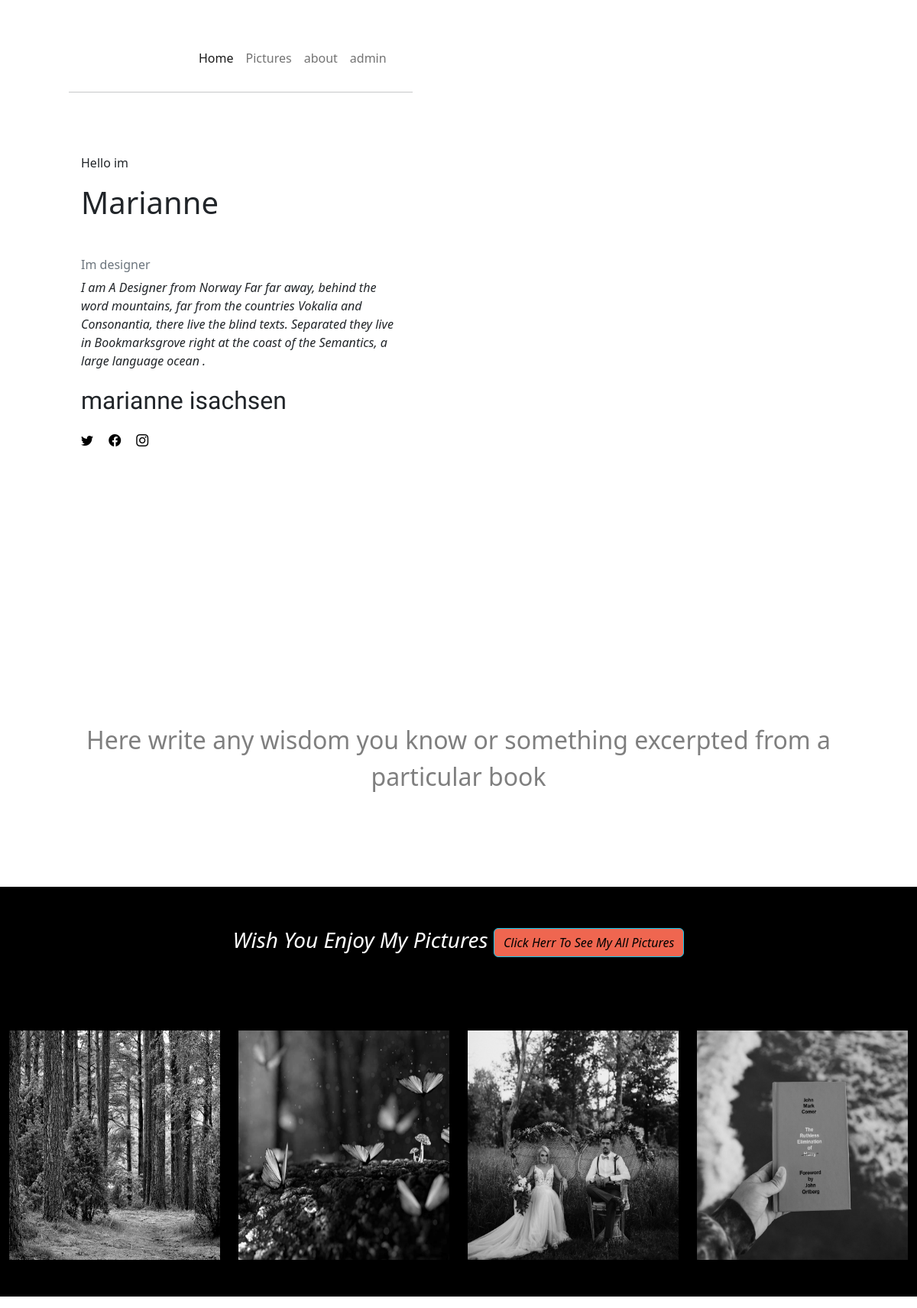
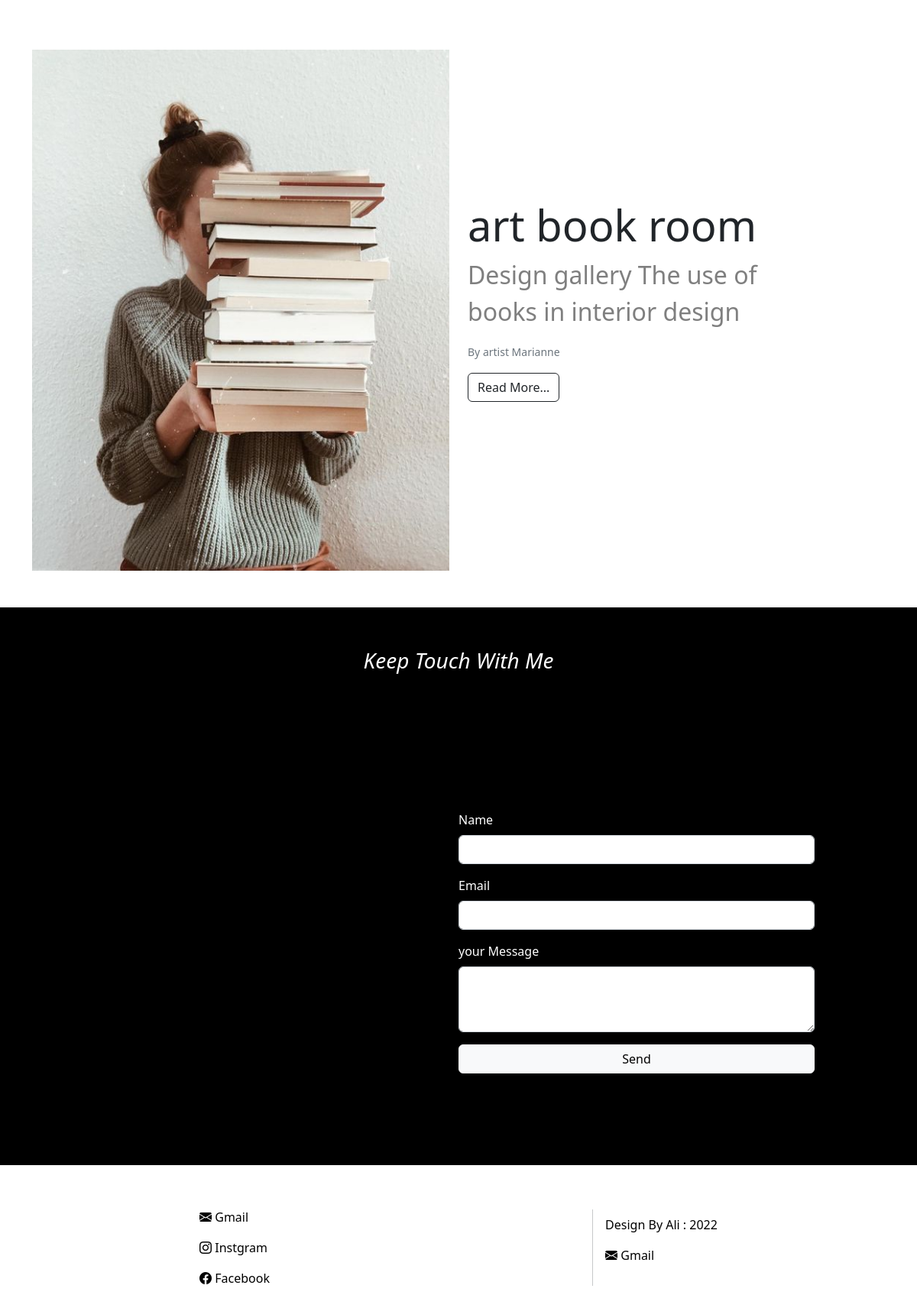
The page / on the database its author committed (2 pictures, top to bottom).
### blog/models.py (models this page shows, shortened)
class Pictures(models.Model):
    options = (
        ('draft', 'Draft'),
        ('published', 'Published'),
    )
    img         = models.ImageField(upload_to='images/',blank=True,null=True)
    status      = models.CharField(max_length=10, choices=options, default='published')
    date        = models.DateTimeField(auto_now_add=True)
    class Meta:
        ordering=('-date',)

class BookPhoto(models.Model):
     title = models.CharField(max_length=255,blank=True,null=True)
     description = models.TextField(blank=True,null=True)
     img  = models.ImageField(upload_to='book_photos/',blank=True,null=True)

### blog/views.py (the view)
# urls.py: path('' , home_page,name='home_page'),
def home_page(request):
    my_photo = MyPhoto.objects.all()
    book_photo = BookPhoto.objects.all()
    pictures = Pictures.objects.all()
    name_of_web = NameOfWeb.objects.all()
    context = {'pictures':pictures,
                'my_photo':my_photo,
                'book_photo':book_photo,
                'name_of_web':name_of_web,
                 }
    return render(request,'home_page.html',context)

### templates/home_page.html (shortened to what this page needs)
{% extends 'base.html' %}
{% block body %}
<div class="container">
    <div class="row">
        <div class="col-lg-6 col-md-6 col-sm-12">
            <div class="card p-5 border-0 ali-img" style="width:100%;">
                {% include 'navbar_and_footer/navbar.html' %}
                <div class="card-body">
                    <p class="card-text mt-5 ">Hello im</p>
                    <h5 class="card-title fs-1 ">Marianne</h5>
                    <h6 class="card-subtitle mb-2 mt-5 text-muted ">Im designer </h6>
                    <p class="card-text fst-italic ">I am A Designer from Norway Far far away, behind the word
                        mountains,
                        far
                        from
                        the countries Vokalia and Consonantia, there live the blind texts. Separated they live in
                        Bookmarksgrove right at the coast of the Semantics, a large language ocean
                        .</p>
                    <p class="fw-light ali-about-me-googlefonte fs-2">marianne isachsen</p>
                    <a href="#" class="card-link text-black"><i class="bi bi-twitter"></i></a>
                    <a href="#" class="card-link text-black"><i class="bi bi-facebook"></i></a>
                    <a href="#" class="card-link text-black"><i class="bi bi-instagram"></i></a>
                </div>
            </div>
        </div>
    </div>
</div>
<div class="container mt-5">
    <div class="row">
        <div class="col-lg-12 mb-4 text-center text-md-start">
            <p class="text-black-50 fs-2 text-center mt-5 mb-5 pt-5 pb-5">Here write any wisdom you know or something
                excerpted from a
                particular book</p>
        </div>
    </div>
</div>
<div class="row pb-5" style="background-color:black;margin:0px;">
    <p class="text-center text-white text-capitalize fs-3 fst-italic mt-5 mb-5 pb-5">wish You Enjoy My Pictures
        <a href="{% url 'display_pictures' %}" class="text-center btn btn-info ali-link">Click Herr to see My all
            Pictures</a>
    </p>
    {% for pic in pictures|slice:'0:4' %}
    <div class="col-md-3 ">
        <div class="gallery ">
            <img src="{{pic.img.url}}" alt="Mountains">
        </div>
    </div>
    {% endfor %}
</div>
<div class="container">
    <section>
        <div class="row align-items-center mb-5 " style="margin-top:80px;">
            {% for book in book_photo|slice:'0:1' %}
            <div class="col-lg-6">
                <div class="">
                    <img class="img-fluid " src="{{book.img.url}}" alt="" />
                </div>
            </div>
            {% endfor %}
            {% for book in book_photo|slice:'0:1' %}
            <div class="col-lg-5 mb-4 text-center text-md-start">
                <div class="text">
                    <h1 class="display-4 ali-texr">{{book.title}}</h1>
                    <p class="text-black-50 fs-2 ">{{book.description}}
                    </p>
                    <p class="card-text"><small class="text-muted">By artist Marianne</small></p>
                </div>
                <a href="" class="btn btn-outline-dark mt-3">
                    Read More...
                </a>
            </div>
            {% endfor %}
        </div>
    </section>
</div>
{% endblock body %}

### static/css/style.css (style rules this page uses)
* { box-sizing: border-box; margin: 0; padding: 0; }
.ali-about-me-googlefonte { font-family: 'Tangerine', cursive; }
div.gallery img { width: 100%; height: 300px; filter: grayscale(); transition: all 0.2s linear; margin: 0px; }

### templates/home_page.html (style rules this page uses)
.ali-img { height: 100vh; width: 100%; object-fit: cover; }
.ali-link { background-color: #ef6650; }

### rows shown on the page
Pictures: img (picture)
Pictures: img (picture)
Pictures: img (picture)
Pictures: img (picture)
BookPhoto: img (picture), title "art book room", description "Design gallery The use of books in interior design"
